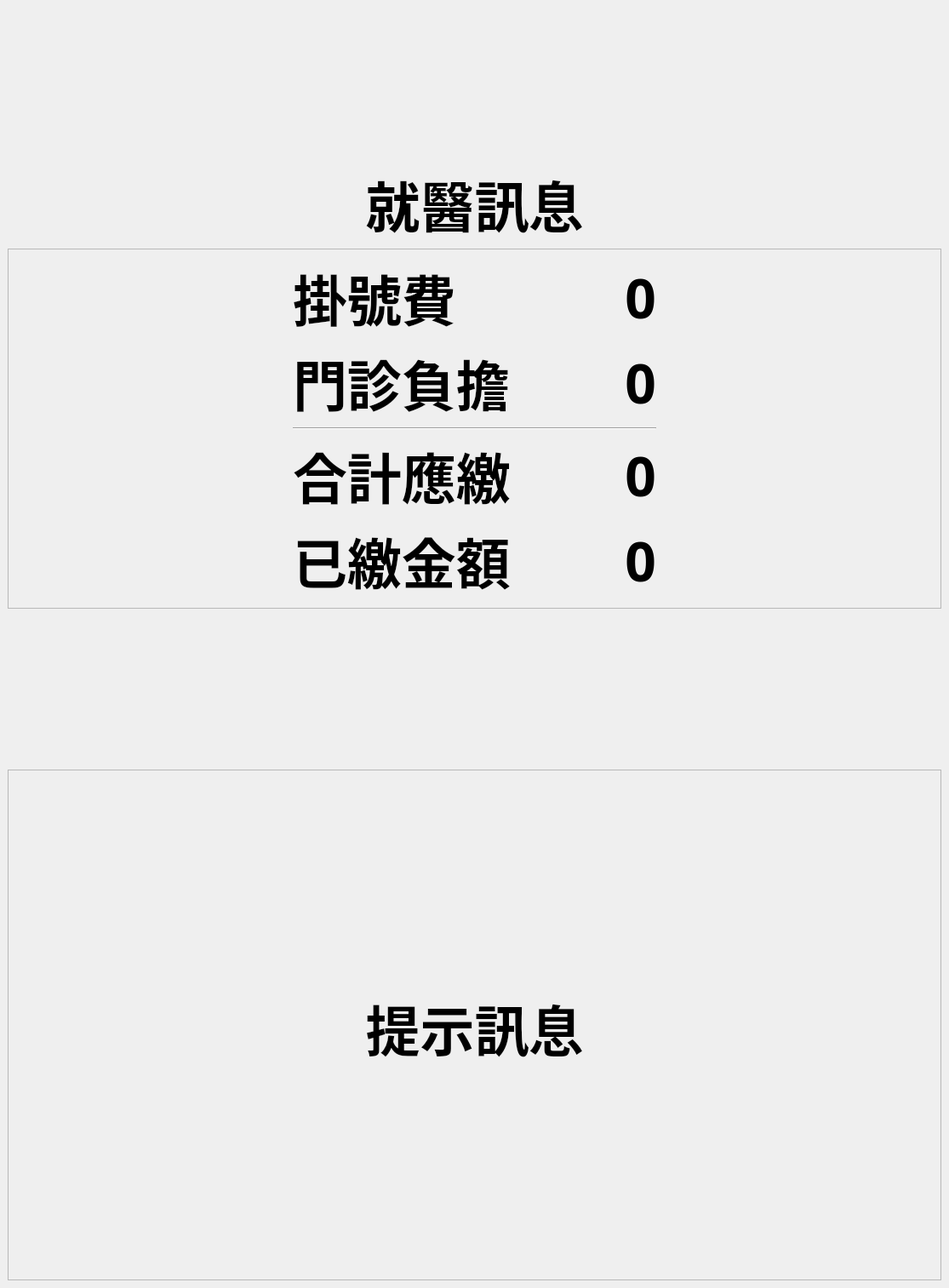
<?xml version="1.0" encoding="UTF-8"?>
<ui version="4.0">
 <class>WindowPayment</class>
 <widget class="QMainWindow" name="WindowPayment">
  <property name="geometry">
   <rect>
    <x>0</x>
    <y>0</y>
    <width>1115</width>
    <height>1513</height>
   </rect>
  </property>
  <property name="windowTitle">
   <string>主畫面</string>
  </property>
  <widget class="QWidget" name="centralwidget">
   <layout class="QGridLayout" name="gridLayout">
    <item row="3" column="0">
     <spacer name="verticalSpacer_3">
      <property name="orientation">
       <enum>Qt::Vertical</enum>
      </property>
      <property name="sizeHint" stdset="0">
       <size>
        <width>20</width>
        <height>40</height>
       </size>
      </property>
     </spacer>
    </item>
    <item row="2" column="0">
     <widget class="QFrame" name="frame_3">
      <property name="minimumSize">
       <size>
        <width>0</width>
        <height>400</height>
       </size>
      </property>
      <property name="frameShape">
       <enum>QFrame::StyledPanel</enum>
      </property>
      <property name="frameShadow">
       <enum>QFrame::Raised</enum>
      </property>
      <layout class="QGridLayout" name="gridLayout_2">
       <item row="0" column="2">
        <widget class="QLabel" name="label_regist_fee">
         <property name="font">
          <font>
           <family>微軟正黑體</family>
           <pointsize>48</pointsize>
           <weight>75</weight>
           <bold>true</bold>
          </font>
         </property>
         <property name="text">
          <string>0</string>
         </property>
         <property name="alignment">
          <set>Qt::AlignRight|Qt::AlignTrailing|Qt::AlignVCenter</set>
         </property>
        </widget>
       </item>
       <item row="0" column="0">
        <spacer name="horizontalSpacer">
         <property name="orientation">
          <enum>Qt::Horizontal</enum>
         </property>
         <property name="sizeHint" stdset="0">
          <size>
           <width>40</width>
           <height>20</height>
          </size>
         </property>
        </spacer>
       </item>
       <item row="2" column="1" colspan="2">
        <widget class="Line" name="line">
         <property name="orientation">
          <enum>Qt::Horizontal</enum>
         </property>
        </widget>
       </item>
       <item row="1" column="2">
        <widget class="QLabel" name="label_share_fee">
         <property name="font">
          <font>
           <family>微軟正黑體</family>
           <pointsize>48</pointsize>
           <weight>75</weight>
           <bold>true</bold>
          </font>
         </property>
         <property name="text">
          <string>0</string>
         </property>
         <property name="alignment">
          <set>Qt::AlignRight|Qt::AlignTrailing|Qt::AlignVCenter</set>
         </property>
        </widget>
       </item>
       <item row="1" column="1">
        <widget class="QLabel" name="label_2">
         <property name="font">
          <font>
           <family>微軟正黑體</family>
           <pointsize>48</pointsize>
           <weight>75</weight>
           <bold>true</bold>
          </font>
         </property>
         <property name="text">
          <string>門診負擔　　</string>
         </property>
         <property name="alignment">
          <set>Qt::AlignLeading|Qt::AlignLeft|Qt::AlignVCenter</set>
         </property>
        </widget>
       </item>
       <item row="0" column="1">
        <widget class="QLabel" name="label_1">
         <property name="font">
          <font>
           <family>微軟正黑體</family>
           <pointsize>48</pointsize>
           <weight>75</weight>
           <bold>true</bold>
          </font>
         </property>
         <property name="text">
          <string>掛號費　　</string>
         </property>
         <property name="alignment">
          <set>Qt::AlignLeading|Qt::AlignLeft|Qt::AlignVCenter</set>
         </property>
        </widget>
       </item>
       <item row="3" column="1">
        <widget class="QLabel" name="label_3">
         <property name="font">
          <font>
           <family>微軟正黑體</family>
           <pointsize>48</pointsize>
           <weight>75</weight>
           <bold>true</bold>
          </font>
         </property>
         <property name="text">
          <string>合計應繳　　</string>
         </property>
         <property name="alignment">
          <set>Qt::AlignLeading|Qt::AlignLeft|Qt::AlignVCenter</set>
         </property>
        </widget>
       </item>
       <item row="3" column="2">
        <widget class="QLabel" name="label_total_fee">
         <property name="font">
          <font>
           <family>微軟正黑體</family>
           <pointsize>48</pointsize>
           <weight>75</weight>
           <bold>true</bold>
          </font>
         </property>
         <property name="text">
          <string>0</string>
         </property>
         <property name="alignment">
          <set>Qt::AlignRight|Qt::AlignTrailing|Qt::AlignVCenter</set>
         </property>
        </widget>
       </item>
       <item row="5" column="1">
        <widget class="QLabel" name="label_4">
         <property name="font">
          <font>
           <family>微軟正黑體</family>
           <pointsize>48</pointsize>
           <weight>75</weight>
           <bold>true</bold>
          </font>
         </property>
         <property name="text">
          <string>已繳金額　　</string>
         </property>
         <property name="alignment">
          <set>Qt::AlignLeading|Qt::AlignLeft|Qt::AlignVCenter</set>
         </property>
        </widget>
       </item>
       <item row="5" column="2">
        <widget class="QLabel" name="label_received_fee">
         <property name="font">
          <font>
           <family>微軟正黑體</family>
           <pointsize>48</pointsize>
           <weight>75</weight>
           <bold>true</bold>
          </font>
         </property>
         <property name="text">
          <string>0</string>
         </property>
         <property name="alignment">
          <set>Qt::AlignRight|Qt::AlignTrailing|Qt::AlignVCenter</set>
         </property>
        </widget>
       </item>
       <item row="0" column="3">
        <spacer name="horizontalSpacer_2">
         <property name="orientation">
          <enum>Qt::Horizontal</enum>
         </property>
         <property name="sizeHint" stdset="0">
          <size>
           <width>40</width>
           <height>20</height>
          </size>
         </property>
        </spacer>
       </item>
       <item row="1" column="3">
        <spacer name="horizontalSpacer_3">
         <property name="orientation">
          <enum>Qt::Horizontal</enum>
         </property>
         <property name="sizeHint" stdset="0">
          <size>
           <width>40</width>
           <height>20</height>
          </size>
         </property>
        </spacer>
       </item>
       <item row="3" column="3">
        <spacer name="horizontalSpacer_4">
         <property name="orientation">
          <enum>Qt::Horizontal</enum>
         </property>
         <property name="sizeHint" stdset="0">
          <size>
           <width>40</width>
           <height>20</height>
          </size>
         </property>
        </spacer>
       </item>
       <item row="5" column="3">
        <spacer name="horizontalSpacer_5">
         <property name="orientation">
          <enum>Qt::Horizontal</enum>
         </property>
         <property name="sizeHint" stdset="0">
          <size>
           <width>40</width>
           <height>20</height>
          </size>
         </property>
        </spacer>
       </item>
       <item row="1" column="0">
        <spacer name="horizontalSpacer_6">
         <property name="orientation">
          <enum>Qt::Horizontal</enum>
         </property>
         <property name="sizeHint" stdset="0">
          <size>
           <width>40</width>
           <height>20</height>
          </size>
         </property>
        </spacer>
       </item>
       <item row="3" column="0">
        <spacer name="horizontalSpacer_7">
         <property name="orientation">
          <enum>Qt::Horizontal</enum>
         </property>
         <property name="sizeHint" stdset="0">
          <size>
           <width>40</width>
           <height>20</height>
          </size>
         </property>
        </spacer>
       </item>
       <item row="5" column="0">
        <spacer name="horizontalSpacer_8">
         <property name="orientation">
          <enum>Qt::Horizontal</enum>
         </property>
         <property name="sizeHint" stdset="0">
          <size>
           <width>40</width>
           <height>20</height>
          </size>
         </property>
        </spacer>
       </item>
      </layout>
     </widget>
    </item>
    <item row="0" column="0">
     <spacer name="verticalSpacer_2">
      <property name="orientation">
       <enum>Qt::Vertical</enum>
      </property>
      <property name="sizeHint" stdset="0">
       <size>
        <width>20</width>
        <height>40</height>
       </size>
      </property>
     </spacer>
    </item>
    <item row="4" column="0">
     <widget class="QFrame" name="frame">
      <property name="minimumSize">
       <size>
        <width>0</width>
        <height>600</height>
       </size>
      </property>
      <property name="maximumSize">
       <size>
        <width>16777215</width>
        <height>16777215</height>
       </size>
      </property>
      <property name="frameShape">
       <enum>QFrame::StyledPanel</enum>
      </property>
      <property name="frameShadow">
       <enum>QFrame::Raised</enum>
      </property>
      <layout class="QVBoxLayout" name="verticalLayout">
       <item>
        <widget class="QFrame" name="frame_2">
         <property name="frameShape">
          <enum>QFrame::StyledPanel</enum>
         </property>
         <property name="frameShadow">
          <enum>QFrame::Raised</enum>
         </property>
        </widget>
       </item>
       <item>
        <spacer name="verticalSpacer_8">
         <property name="orientation">
          <enum>Qt::Vertical</enum>
         </property>
         <property name="sizeHint" stdset="0">
          <size>
           <width>20</width>
           <height>40</height>
          </size>
         </property>
        </spacer>
       </item>
       <item>
        <widget class="QLabel" name="label_hint">
         <property name="font">
          <font>
           <family>微軟正黑體</family>
           <pointsize>48</pointsize>
           <weight>75</weight>
           <bold>true</bold>
          </font>
         </property>
         <property name="text">
          <string>提示訊息</string>
         </property>
         <property name="alignment">
          <set>Qt::AlignCenter</set>
         </property>
        </widget>
       </item>
       <item>
        <spacer name="verticalSpacer_5">
         <property name="orientation">
          <enum>Qt::Vertical</enum>
         </property>
         <property name="sizeHint" stdset="0">
          <size>
           <width>20</width>
           <height>40</height>
          </size>
         </property>
        </spacer>
       </item>
      </layout>
     </widget>
    </item>
    <item row="1" column="0">
     <widget class="QLabel" name="label_message">
      <property name="font">
       <font>
        <family>微軟正黑體</family>
        <pointsize>48</pointsize>
        <weight>75</weight>
        <bold>true</bold>
       </font>
      </property>
      <property name="text">
       <string>就醫訊息</string>
      </property>
      <property name="alignment">
       <set>Qt::AlignCenter</set>
      </property>
     </widget>
    </item>
   </layout>
  </widget>
 </widget>
 <resources/>
 <connections/>
</ui>
